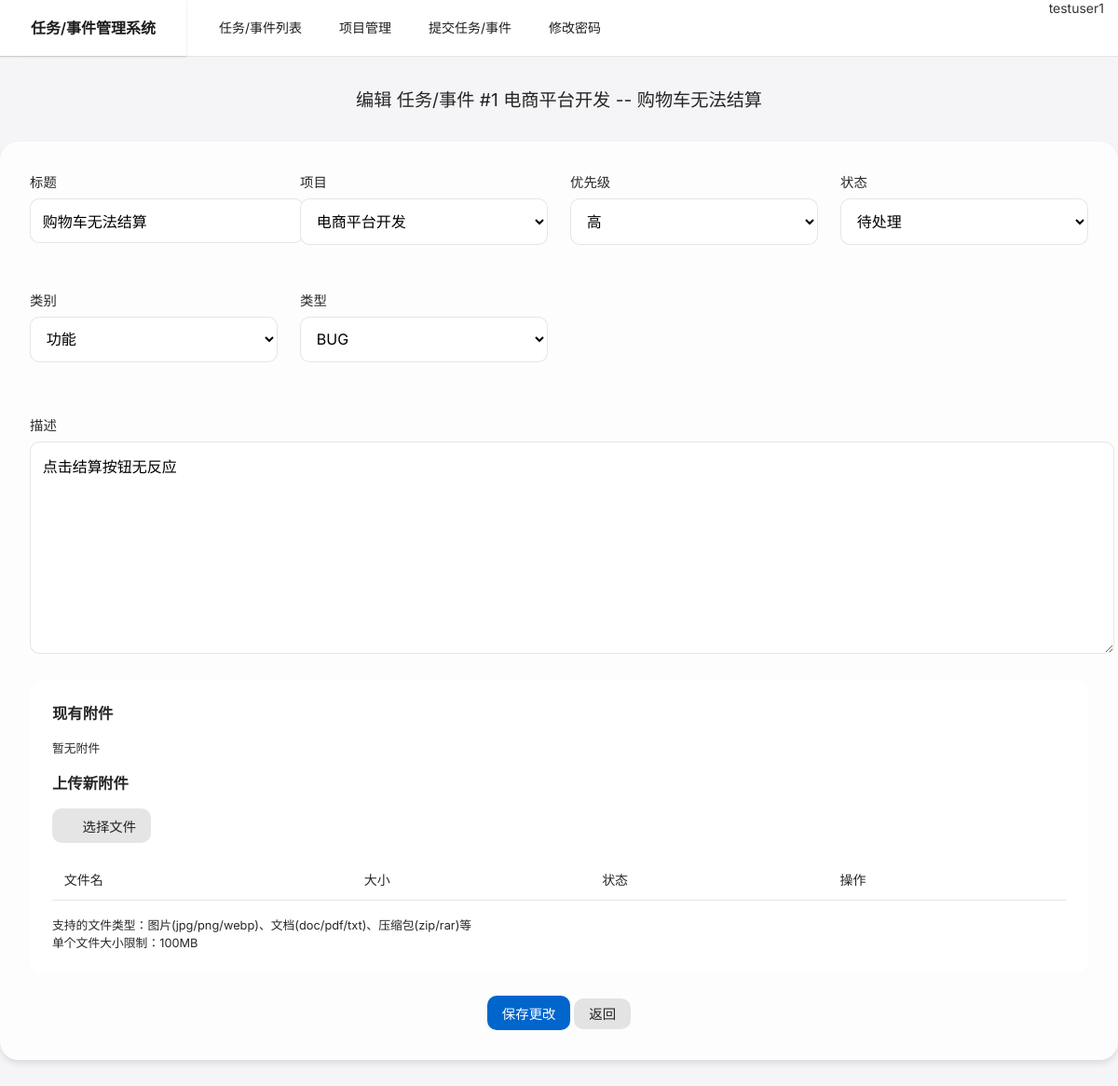
The page /bug/1/edit (signed in) on the database as committed earlier.
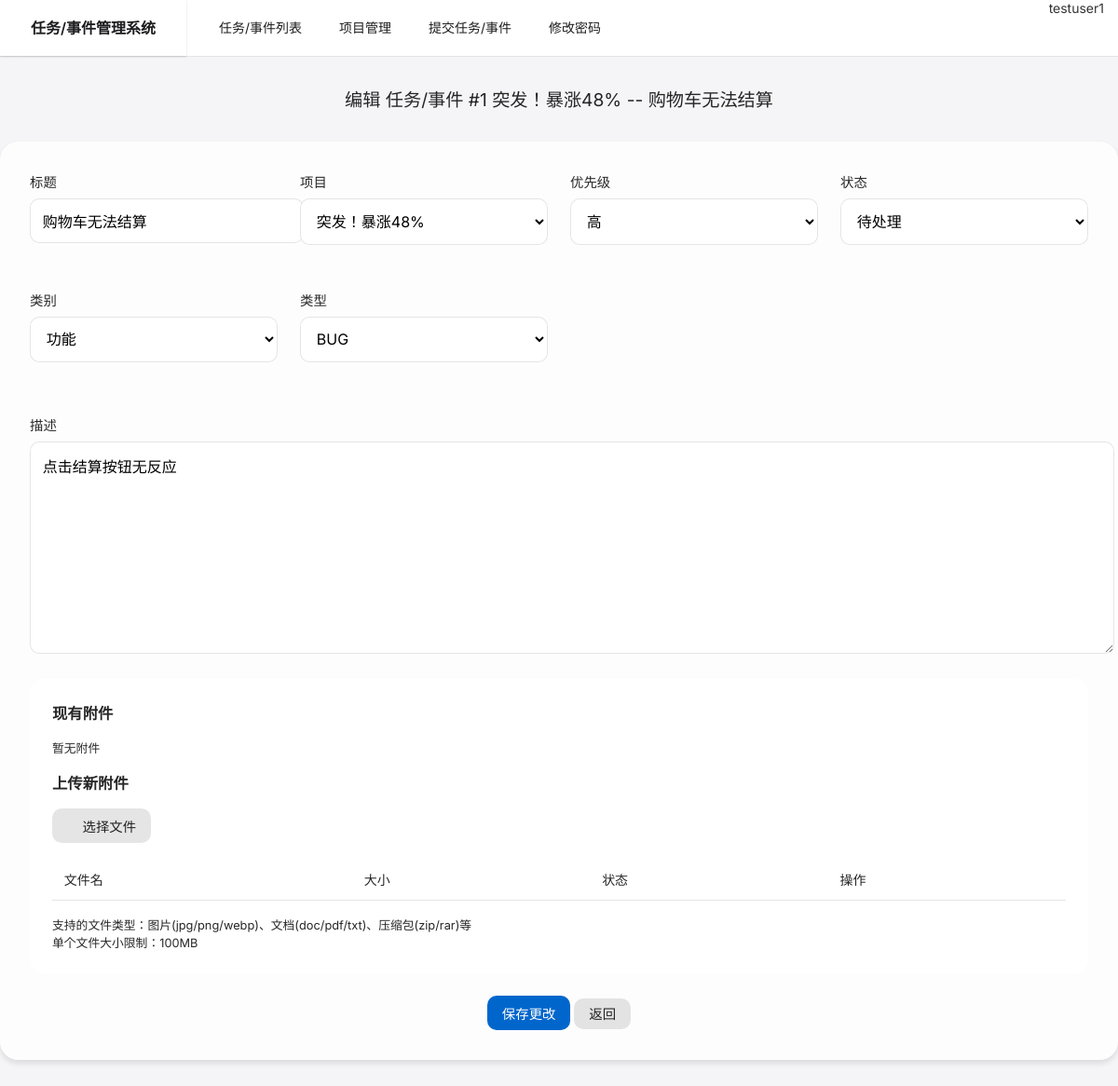
The same page on the database as committed later.
### app/models.py (models this page shows, shortened)
class Project(db.Model):
    id = db.Column(db.Integer, primary_key=True)
    name = db.Column(db.String(255), nullable=False)
    description = db.Column(db.Text)
    created_at = db.Column(db.DateTime, default=datetime.utcnow)
    updated_at = db.Column(db.DateTime, default=datetime.utcnow, onupdate=datetime.utcnow)
    creator_id = db.Column(db.Integer, db.ForeignKey('user.id'), nullable=False)
    creator = db.relationship('User', backref=db.backref('projects', lazy=True))

class Bug(db.Model):
    id = db.Column(db.Integer, primary_key=True)
    title = db.Column(db.String(200), nullable=False)
    description = db.Column(db.Text)
    priority = db.Column(db.String(20), nullable=False)  # 高/中/低
    status = db.Column(db.String(20), nullable=False)    # 待处理/处理中/返回待补充/更新完成/已关闭
    type = db.Column(db.String(20), nullable=False)      # BUG/REQUIREMENT
    category = db.Column(db.String(20), nullable=False, default='功能')  # 功能/界面/性能/兼容性/其他
    created_at = db.Column(db.DateTime, default=datetime.utcnow)
    updated_at = db.Column(db.DateTime, default=datetime.utcnow, onupdate=datetime.utcnow)
    creator_id = db.Column(db.Integer, db.ForeignKey('user.id'), nullable=False)
    project_id = db.Column(db.Integer, db.ForeignKey('project.id'), nullable=False)
    creator = db.relationship('User', backref=db.backref('bugs', lazy=True))
    project = db.relationship('Project', backref=db.backref('bugs', lazy=True))

### app/bug/routes.py (the view, shortened to what this page needs)
@bp.route('/bug/<int:id>/edit', methods=['GET', 'POST'])
@creator_or_admin_required(Bug)
def edit(id):
    bug = Bug.query.get_or_404(id)
    projects = Project.query.filter_by(creator_id=current_user.id).all()
    return render_template('bug/edit.html', bug=bug, projects=projects)

### app/models.py (called while the page is built)
@login_manager.user_loader
def load_user(id):
    return User.query.get(int(id))

### templates/bug/edit.html (shortened to what the changed rows need)
{% extends "base.html" %}
{% block content %}
<div class="edit-container">
    <section class="hero-section">
        <p class="hero-subtitle">编辑 任务/事件 #{{ bug.id }} {{ bug.project.name }} -- {{ bug.title }}</p>
    </section>
    <form class="form-section" method="post" enctype="multipart/form-data">
        <div class="form-grid">
            <div class="form-group">
                <label class="form-label">标题</label>
                <input type="text" name="title" class="form-control" required
                       value="{{ bug.title }}" placeholder="请输入Bug标题">
            </div>
            <div class="form-group">
                <label class="form-label">项目</label>
                <select name="project_id" class="form-control" required>
                    {% for project in projects %}
                    <option value="{{ project.id }}" {% if bug.project_id == project.id %}selected{% endif %}>
                        {{ project.name }}
                    </option>
                    {% endfor %}
                </select>
            </div>
            <div class="form-group">
                <label class="form-label">优先级</label>
                <select name="priority" class="form-control" required>
                    <option value="高" {% if bug.priority == '高' %}selected{% endif %}>高</option>
                </select>
            </div>
            <div class="form-group">
                <label class="form-label">状态</label>
                <select name="status" class="form-control" required>
                    <option value="待处理" {% if bug.status == '待处理' %}selected{% endif %}>待处理</option>
                </select>
            </div>
            <div class="form-group">
                <label class="form-label">类别</label>
                <select name="category" class="form-control" required>
                    <option value="功能" {% if bug.category == '功能' %}selected{% endif %}>功能</option>
                </select>
            </div>
            <div class="form-group">
                <label class="form-label">类型</label>
                <select name="type" class="form-control" required>
                    <option value="BUG" {% if bug.type == 'BUG' %}selected{% endif %}>BUG</option>
                </select>
            </div>
        </div>
        <div class="form-group">
            <label class="form-label">描述</label>
            <textarea name="description" class="form-control" required
                      placeholder="请详细描述Bug的表现、复现步骤等">{{ bug.description }}</textarea>
        </div>
        <div class="attachment-section">
            <div class="file-upload">
                <div class="file-list">
                    <table class="attachment-table">
                        <thead>
                            <tr>
                                <th>文件名</th>
                                <th>大小</th>
                                <th>状态</th>
                                <th>操作</th>
                            </tr>
                        </thead>
                    </table>
                </div>
            </div>
        </div>
    </form>
</div>
{% endblock %}

Rows that differ between the two databases and show on the page:
changed through a linked row, Bug "购物车无法结算": project_id "电商平台开发" → "突发！暴涨48%"
changed Project: project.name "电商平台开发" → "突发！暴涨48%"
